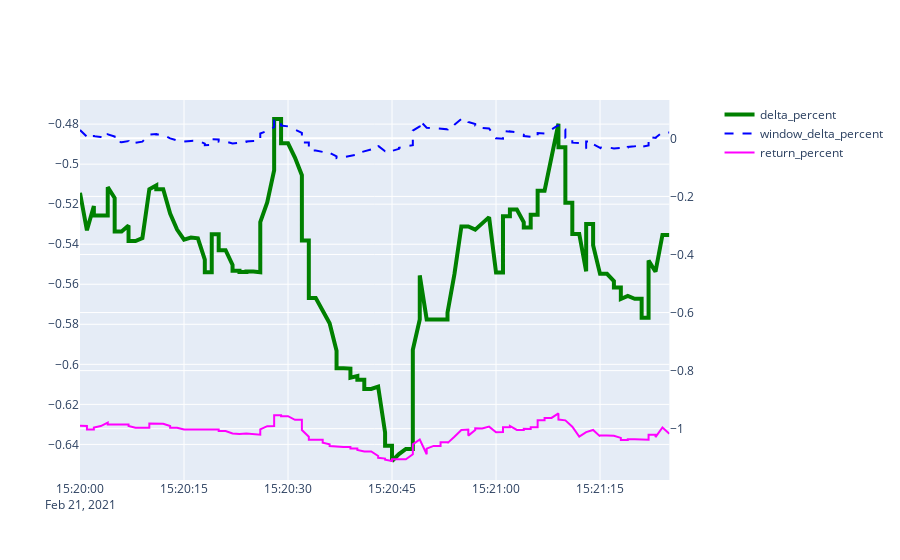

This figure's notebook cell:
### Code cell
while True:
    clear_output(wait=True)
    time.sleep(1)

#     df = pd.read_csv("BTC.csv")
# #     df = df.tail(400)
#     fig = make_subplots(specs=[[{"secondary_y": True}]])
#     fig.add_trace(go.Scatter(x=df['date'], y=df['delta_percent'],
#                         mode='lines',
#                         name='delta_percent',
#                             ),
#                       secondary_y=False
#                  )
#     fig.add_trace(go.Scatter(x=df['date'], y=df['window_delta_percent'],
#                         mode='lines',
#                         name='window_delta_percent',
#                             ),
#                    secondary_y=True,
#                  )
#     fig.show()
    
    df = pd.read_csv("ETC2.csv")
    df = df.tail(150)
    d = df.query('state=="not_holding"')
    h = df.query('state=="holding"')

    fig = make_subplots(specs=[[{"secondary_y": True}]])
    fig.add_trace(go.Scatter(x=h['date'], y=h['delta_percent'],
                        line = dict(color='green', width=4),
                        name='delta_percent',
                            ),
                      secondary_y=False
                 )
    fig.add_trace(go.Scatter(x=df['date'], y=df['window_delta_percent'],
                        line = dict(color='blue', width=2, dash='dash'),
                        name='window_delta_percent',
                            ),
                   secondary_y=True,
                 )
    fig.add_trace(go.Scatter(x=d['date'], y=d['delta_percent'],
#                 mode='lines',
                line = dict(color='lightgreen', width=4, dash='dash'),
                name='delta_percent',
                    ),
           secondary_y=True,
         )
    fig.add_trace(go.Scatter(x=df['date'], y=df['return_percent'],
#                 mode='lines',
            line = dict(color='magenta', width=2),
            name='return_percent',
                ),
       secondary_y=True,
     )
    fig.show()


#     break

### Figure 1 — Plotly figure (JSON) as saved in the notebook; plotly's stock layout.template omitted (floating-point values rounded to 4 significant figures; data arrays with more than 128 entries replaced by an {"elided": "..."} marker saying what was removed)
{"data": [{"line": {"color": "green", "width": 4}, "name": "delta_percent", "type": "scatter", "x": {"elided": "150 str values"}, "xaxis": "x", "y": {"elided": "150 float values"}, "yaxis": "y"}, {"line": {"color": "blue", "dash": "dash", "width": 2}, "name": "window_delta_percent", "type": "scatter", "x": {"elided": "150 str values"}, "xaxis": "x", "y": {"elided": "150 float values"}, "yaxis": "y2"}, {"line": {"color": "lightgreen", "dash": "dash", "width": 4}, "name": "delta_percent", "type": "scatter", "x": [], "xaxis": "x", "y": [], "yaxis": "y2"}, {"line": {"color": "magenta", "width": 2}, "name": "return_percent", "type": "scatter", "x": {"elided": "150 str values"}, "xaxis": "x", "y": {"elided": "150 float values"}, "yaxis": "y2"}], "layout": {"xaxis": {"anchor": "y", "domain": [0, 0.94]}, "yaxis": {"anchor": "x", "domain": [0, 1]}, "yaxis2": {"anchor": "x", "overlaying": "y", "side": "right"}}}
